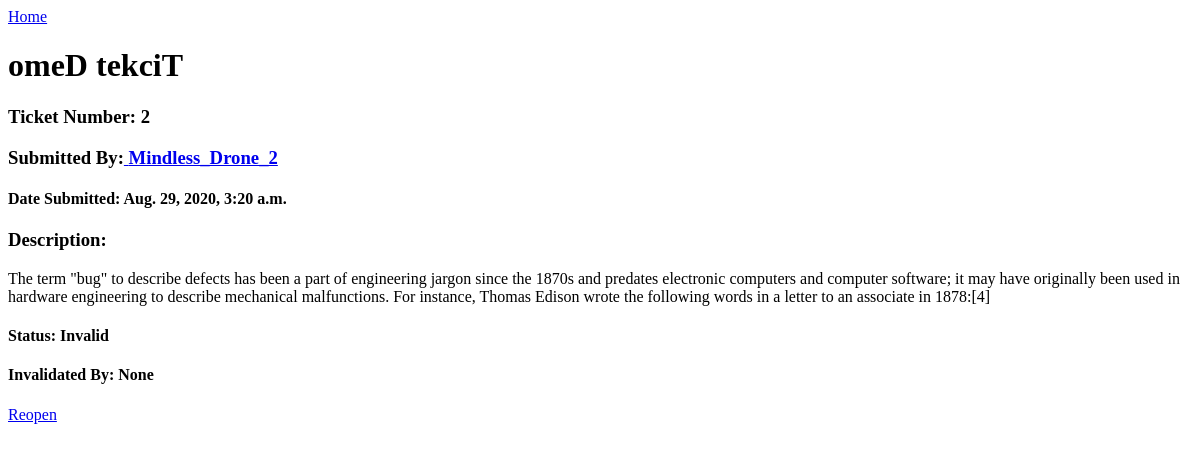
Page /ticketdetail/2/ (signed in) on the earlier database version.
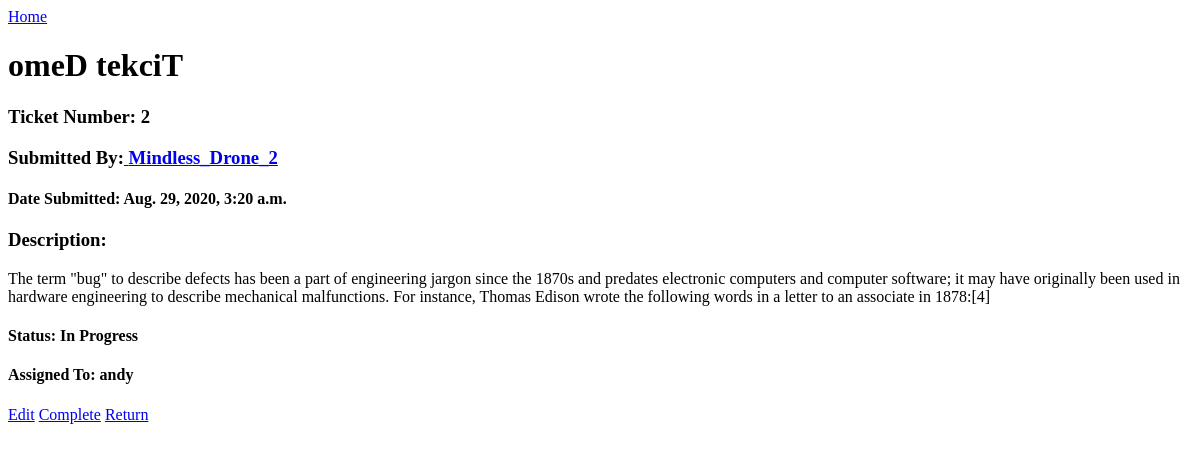
Same page on the later database version.
### bugapp/models.py (models this page shows, shortened)
class Ticket(models.Model):
    STATUSES = (
        ('N', 'New'),
        ('IP', 'In Progress'),
        ('D', 'Done'),
        ('IN', 'Invalid')
    )
    title = models.CharField(max_length=120)
    time_stamp = models.DateTimeField(default=timezone.now)
    description = models.TextField()
    author = models.ForeignKey(CustomUser, on_delete=models.CASCADE, related_name='user_author') # Fix this maybe
    status = models.CharField(max_length=20, null=True, choices=STATUSES, default='N')
    assigned = models.ForeignKey(CustomUser, null=True, on_delete=models.SET_NULL, blank=True, related_name='user_assigned', default=None)
    finishing = models.ForeignKey(CustomUser, null=True, on_delete=models.SET_NULL, blank=True, related_name='user_finished', default=None)

### myuser/models.py (models this page shows)
class CustomUser(AbstractUser):
    bio = models.TextField(max_length=80, null=True, blank=True)
    def __str__(self):
        return self.username

### bugapp/views.py (the view)
# urls.py: path('ticketdetail/<int:ticket_id>/', views.ticket_detail_view, name='details'),
@login_required
def ticket_detail_view(request, ticket_id):
    my_ticket = Ticket.objects.filter(id=ticket_id).first()
    return render(request, 'ticket_detail.html', {'ticket': my_ticket})

### templates/ticket_detail.html
<a href="/">Home</a>
{% if not ticket %}
    <h1>Ticket Not Found</h1>
{% else %}
    <h1>{{ ticket.title }}</h1>
    <h3>Ticket Number: {{ticket.id}}</h3>
    <h3>Submitted By:<a href="/author/{{ticket.author.id}}"> {{ ticket.author.username }}</h3></a>
    <h4>Date Submitted: {{ticket.time_stamp}}</h4>
    <h3>Description: </h3>{{ticket.description}}
    <h4>Status: {{ticket.get_status_display}}</h4>
{% if ticket.status == "IN" %}
<h4>Invalidated By: {{ticket.finishing}}</h4>
<a href="/assign/{{ticket.id}}">Reopen</a>
{% elif ticket.status == "N" %}
<a href="/assign/{{ticket.id}}">Assign</a>
<a href="/invalid/{{ticket.id}}/">Invalidate</a>
{% elif ticket.status == "IP" %}
<h4>Assigned To: {{ticket.assigned}}</h4>
<a href="/ticketdetail/{{ticket.id}}/edit">Edit</a>
<a href="/done/{{ticket.id}}">Complete</a>
<a href="/return/{{ticket.id}}">Return</a>
{% elif ticket.status == "D" %}
<h4>Completed By: {{ticket.finishing}}</h4>
<a href="/assign/{{ticket.id}}">Reopen</a>
{%endif%}
{% endif %}

Differences in the rows shown:
changed Ticket "omeD tekciT": status "Invalid" → "In Progress"; assigned (not shown) → "andy"; finishing "None" → (not shown)
Other differences:
text no longer shown: "Invalidated By: Reopen"
text now shown: "Assigned To: Edit Complete Return"
